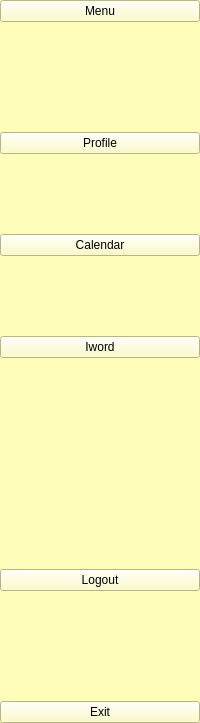
     <widget class="QWidget" name="widget_2" native="true">
      <property name="styleSheet">
       <string notr="true">background-color:rgb(255, 253, 185)</string>
      </property>
      <layout class="QVBoxLayout" name="verticalLayout_10">
       <property name="spacing">
        <number>110</number>
       </property>
       <property name="leftMargin">
        <number>0</number>
       </property>
       <property name="topMargin">
        <number>0</number>
       </property>
       <property name="rightMargin">
        <number>0</number>
       </property>
       <property name="bottomMargin">
        <number>0</number>
       </property>
       <item>
        <widget class="QPushButton" name="btn_menu1">
         <property name="text">
          <string>Menu</string>
         </property>
         <property name="icon">
          <iconset resource="resources.qrc">
           <normaloff>:/newPrefix/picture/menu.jpg</normaloff>:/newPrefix/picture/menu.jpg</iconset>
         </property>
         <property name="checkable">
          <bool>false</bool>
         </property>
         <property name="checked">
          <bool>false</bool>
         </property>
        </widget>
       </item>
       <item>
        <layout class="QVBoxLayout" name="verticalLayout">
         <property name="spacing">
          <number>80</number>
         </property>
         <item>
          <widget class="QPushButton" name="btn_profile1">
           <property name="text">
            <string>Profile</string>
           </property>
           <property name="icon">
            <iconset resource="resources.qrc">
             <normaloff>:/newPrefix/picture/profile.jpg</normaloff>:/newPrefix/picture/profile.jpg</iconset>
           </property>
           <property name="checkable">
            <bool>true</bool>
           </property>
          </widget>
         </item>
         <item>
          <widget class="QPushButton" name="btn_calendar1">
           <property name="text">
            <string>Calendar</string>
           </property>
           <property name="icon">
            <iconset resource="resources.qrc">
             <normaloff>:/newPrefix/picture/calendar.jpg</normaloff>:/newPrefix/picture/calendar.jpg</iconset>
           </property>
           <property name="checkable">
            <bool>true</bool>
           </property>
          </widget>
         </item>
         <item>
          <widget class="QPushButton" name="btn_iword1">
           <property name="text">
            <string>Iword</string>
           </property>
           <property name="icon">
            <iconset resource="resources.qrc">
             <normaloff>:/newPrefix/picture/insertword.jpg</normaloff>:/newPrefix/picture/insertword.jpg</iconset>
           </property>
           <property name="checkable">
            <bool>true</bool>
           </property>
          </widget>
         </item>
        </layout>
       </item>
       <item>
        <spacer name="verticalSpacer_2">
         <property name="orientation">
          <enum>Qt::Orientation::Vertical</enum>
         </property>
         <property name="sizeHint" stdset="0">
          <size>
           <width>20</width>
           <height>101</height>
          </size>
         </property>
        </spacer>
       </item>
       <item>
        <layout class="QVBoxLayout" name="verticalLayout_4">
         <item>
          <widget class="QPushButton" name="btn_logout1">
           <property name="text">
            <string>Logout</string>
           </property>
           <property name="icon">
            <iconset resource="resources.qrc">
             <normaloff>:/newPrefix/picture/hard.jpg</normaloff>:/newPrefix/picture/hard.jpg</iconset>
           </property>
          </widget>
         </item>
         <item>
          <widget class="QPushButton" name="btn_exit1">
           <property name="text">
            <string>Exit</string>
           </property>
           <property name="icon">
            <iconset resource="resources.qrc">
             <normaloff>:/newPrefix/picture/total end.jpg</normaloff>:/newPrefix/picture/total end.jpg</iconset>
           </property>
          </widget>
         </item>
        </layout>
       </item>
      </layout>
     </widget>
